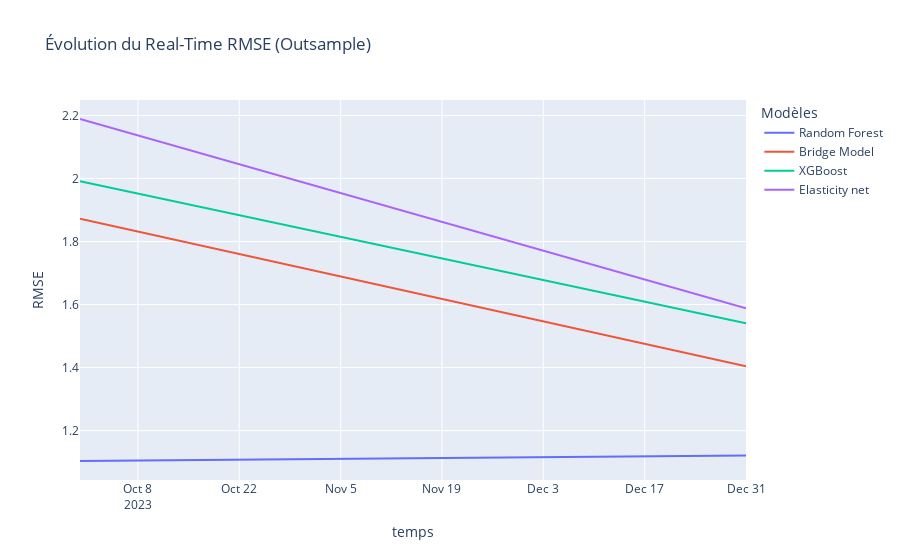

Notebook source saved alongside this figure:
### Code cell
# Real-Time RMSE pour chaque modèle (outsample)
rmse_rf_outsample = [1.1036408791034344, 1.1213752832420654]

rmse_dfm_outsample = [1235.1858575115914, 898.8014951772105]

rmse_bridge_outsample = [1.872391177300596, 1.404339634763346]
rmse_xg_outsample = [1.991297147140095, 1.5405326596878268]

rmse_elasticity_outsample = [2.1886791289852843, 1.588193989634066]


# Création du graphique
fig = go.Figure()

fig.add_trace(go.Scatter(x=dates_test, y=rmse_rf_outsample, mode='lines', name='Random Forest'))
#fig.add_trace(go.Scatter(x=dates_test, y=rmse_dfm_outsample, mode='lines', name='Dynamic Factor Model'))
fig.add_trace(go.Scatter(x=dates_test,y=rmse_bridge_outsample, mode='lines', name='Bridge Model'))
fig.add_trace(go.Scatter(x=dates_test, y=rmse_xg_outsample, mode='lines', name='XGBoost'))
fig.add_trace(go.Scatter(x=dates_test, y=rmse_elasticity_outsample, mode='lines', name='Elasticity net'))
fig.update_layout(title="Évolution du Real-Time RMSE (Outsample)",
                  xaxis_title="temps",
                  yaxis_title="RMSE",
                  legend_title="Modèles")
fig.write_image("rmse_outsampleRF_BM.png")

fig.show()

### Figure 1 — Plotly figure (JSON) as saved in the notebook; plotly's stock layout.template omitted (floating-point values rounded to 4 significant figures)
{"data": [{"mode": "lines", "name": "Random Forest", "type": "scatter", "x": ["2023-09-30T00:00:00", "2023-12-31T00:00:00", "2024-03-31T00:00:00"], "y": [1.104, 1.121]}, {"mode": "lines", "name": "Bridge Model", "type": "scatter", "x": ["2023-09-30T00:00:00", "2023-12-31T00:00:00", "2024-03-31T00:00:00"], "y": [1.872, 1.404]}, {"mode": "lines", "name": "XGBoost", "type": "scatter", "x": ["2023-09-30T00:00:00", "2023-12-31T00:00:00", "2024-03-31T00:00:00"], "y": [1.991, 1.541]}, {"mode": "lines", "name": "Elasticity net", "type": "scatter", "x": ["2023-09-30T00:00:00", "2023-12-31T00:00:00", "2024-03-31T00:00:00"], "y": [2.189, 1.588]}], "layout": {"legend": {"title": {"text": "Modèles"}}, "title": {"text": "Évolution du Real-Time RMSE (Outsample)"}, "xaxis": {"title": {"text": "temps"}}, "yaxis": {"title": {"text": "RMSE"}}}}
